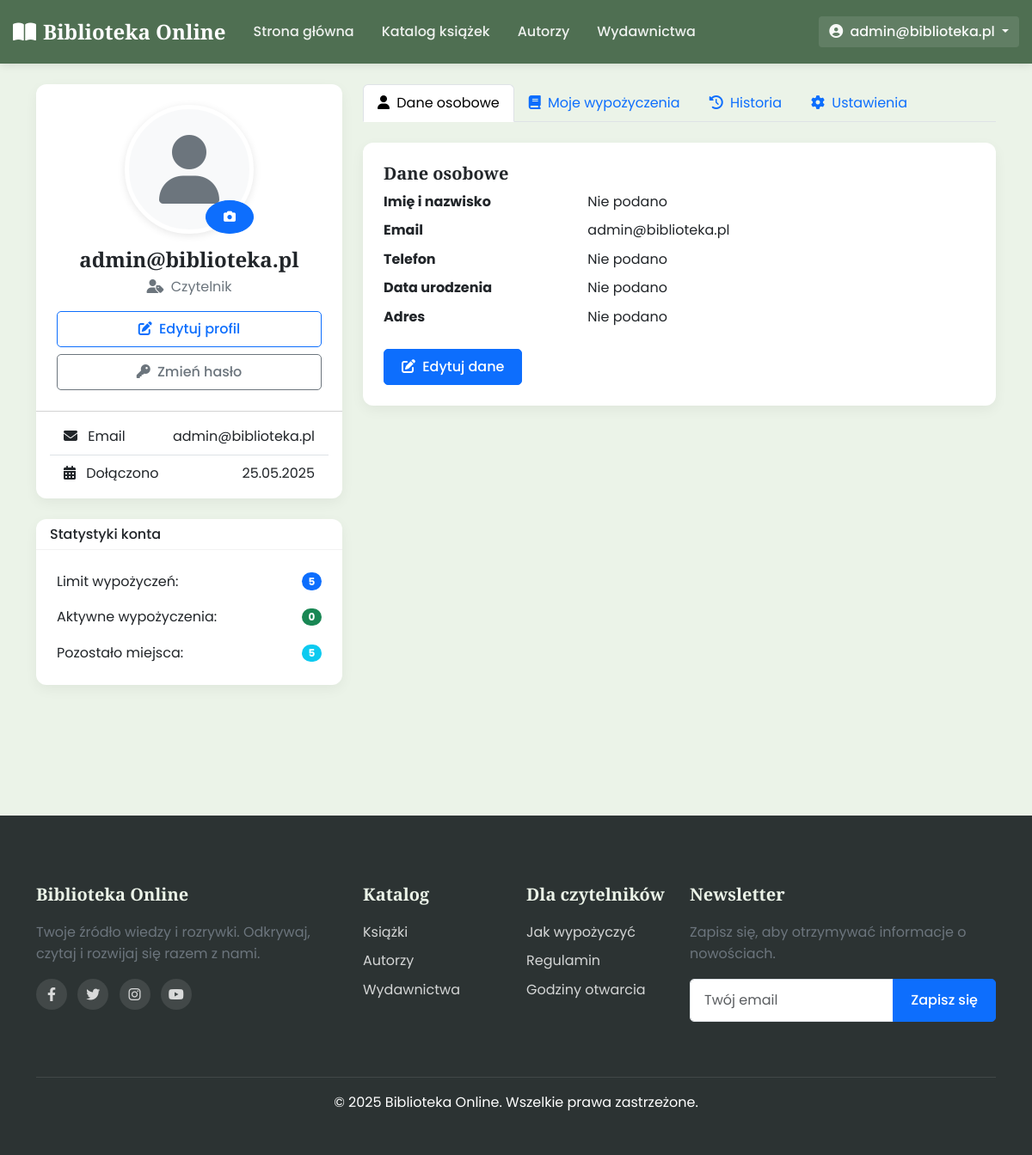
Page /accounts/profile/ (signed in) on the committed database.
### accounts/models.py (models this page shows, shortened)
class CustomUser(AbstractUser):
    username = None
    email = models.EmailField(_('email address'), unique=True)
    USERNAME_FIELD = 'email'
    REQUIRED_FIELDS = []
    objects = CustomUserManager()

class UserProfile(models.Model):
    ADMIN = 'admin'
    LIBRARIAN = 'librarian'
    READER = 'reader'
    ROLE_CHOICES = [
        (ADMIN, 'Administrator'),
        (LIBRARIAN, 'Bibliotekarz'),
        (READER, 'Czytelnik'),
    ]
    user = models.OneToOneField(
        CustomUser,
        on_delete=models.CASCADE,
        related_name='profile'
    )
    role = models.CharField(
        max_length=10,
        choices=ROLE_CHOICES,
        default=READER,
        verbose_name='Rola'
    )
    phone_number = models.CharField(
        max_length=15,
        blank=True,
        null=True,
        verbose_name='Numer telefonu'
    )
    address = models.TextField(
        blank=True,
        null=True,
        verbose_name='Adres'
    )
    profile_picture = models.ImageField(
        upload_to='profile_pics/',
        blank=True,
        null=True,
        verbose_name='Zdjęcie profilowe'
    )
    date_of_birth = models.DateField(
        null=True,
        blank=True,
        verbose_name='Data urodzenia'
    )
    created_at = models.DateTimeField(
        auto_now_add=True,
        verbose_name='Data utworzenia'
    )
    updated_at = models.DateTimeField(
        auto_now=True,
        verbose_name='Data aktualizacji'
    )
    class Meta:
        verbose_name = 'Profil użytkownika'
        verbose_name_plural = 'Profile użytkowników'
    @property
    def book_limit(self):
        if self.role == self.ADMIN:
            return 15
        elif self.role == self.LIBRARIAN:
            return 10
        return 5  # Default for READER
    def active_borrowings_count(self):
        from library.models import BookLoan
        return BookLoan.objects.filter(user=self.user, status='borrowed').count()
    def can_borrow_more_books(self):
        return self.active_borrowings_count() < self.book_limit

### accounts/views.py (the view)
# urls.py: path('profile/', ProfileView.as_view(), name='profile'),
class ProfileView(LoginRequiredMixin, TemplateView):
    template_name = 'accounts/profile.html'
    def get_context_data(self, **kwargs):
        context = super().get_context_data(**kwargs)
        context['user_form'] = CustomUserChangeForm(instance=self.request.user)
        context['profile_form'] = UserProfileForm(instance=self.request.user.profile)
        context['password_form'] = CustomPasswordChangeForm(user=self.request.user)
        return context

### templates/accounts/profile.html (shortened to what this page needs)
{% extends 'base.html' %}
{% load static %}
{% load library_extras %}
{% block content %}
<div class="container">
    <div class="row">
        <div class="col-md-4 mb-4">
            <div class="card">
                <div class="card-body text-center">
                    <div class="position-relative d-inline-block mb-3">
                        {% if user.profile.profile_picture %}
                            <img src="{{ user.profile.profile_picture.url }}" class="profile-img" alt="Zdjęcie profilowe">
                        {% else %}
                            <div class="profile-img bg-light d-flex align-items-center justify-content-center">
                                <i class="fas fa-user fa-5x text-muted"></i>
                            </div>
                        {% endif %}
                        <a href="{% url 'accounts:profile_edit' %}" class="btn btn-primary btn-sm position-absolute bottom-0 end-0 rounded-circle"
                           data-bs-toggle="tooltip" title="Zmień zdjęcie">
                            <i class="fas fa-camera"></i>
                        </a>
                    </div>
                    <h4 class="mb-1">{{ user.get_full_name|default:user.email }}</h4>
                    <p class="text-muted mb-3">
                        <i class="fas fa-user-tag me-1"></i> {{ user.profile.get_role_display }}
                    </p>
                    <div class="d-grid gap-2">
                        <a href="{% url 'accounts:profile_edit' %}" class="btn btn-outline-primary">
                            <i class="fas fa-edit me-1"></i> Edytuj profil
                        </a>
                        <a href="{% url 'accounts:change_password' %}" class="btn btn-outline-secondary">
                            <i class="fas fa-key me-1"></i> Zmień hasło
                        </a>
                    </div>
                </div>
                <div class="card-footer bg-transparent">
                    <ul class="list-group list-group-flush">
                        <li class="list-group-item d-flex justify-content-between align-items-center">
                            <span><i class="fas fa-envelope me-2"></i> Email</span>
                            <span>{{ user.email }}</span>
                        </li>
                        <li class="list-group-item d-flex justify-content-between align-items-center">
                            <span><i class="fas fa-calendar-alt me-2"></i> Dołączono</span>
                            <span>{{ user.date_joined|date:"d.m.Y" }}</span>
                        </li>
                    </ul>
                </div>
            </div>
            <div class="card mt-4">
                <div class="card-header">
                    <h6 class="mb-0">Statystyki konta</h6>
                </div>
                <div class="card-body">
                    <div class="d-flex justify-content-between align-items-center mb-3">
                        <span>Limit wypożyczeń:</span>
                        <span class="badge bg-primary rounded-pill">{{ user.profile.book_limit }}</span>
                    </div>
                    <div class="d-flex justify-content-between align-items-center mb-3">
                        <span>Aktywne wypożyczenia:</span>
                        <span class="badge bg-success rounded-pill">{{ user.profile.active_borrowings_count }}</span>
                    </div>
                    <div class="d-flex justify-content-between align-items-center">
                        <span>Pozostało miejsca:</span>
                        <span class="badge bg-{{ user.profile.can_borrow_more_books|yesno:'info,warning' }} rounded-pill">
                            {{ user.profile.book_limit|subtract:user.profile.active_borrowings_count }}
                        </span>
                    </div>
                </div>
            </div>
        </div>
        <div class="col-md-8">
            <ul class="nav nav-tabs mb-4" id="profileTabs" role="tablist">
                <li class="nav-item" role="presentation">
                    <button class="nav-link active" id="details-tab" data-bs-toggle="tab"
                            data-bs-target="#details" type="button" role="tab" aria-controls="details"
                            aria-selected="true">
                        <i class="fas fa-user me-1"></i> Dane osobowe
                    </button>
                </li>
                <li class="nav-item" role="presentation">
                    <button class="nav-link" id="borrowings-tab" data-bs-toggle="tab"
                            data-bs-target="#borrowings" type="button" role="tab" aria-controls="borrowings"
                            aria-selected="false">
                        <i class="fas fa-book me-1"></i> Moje wypożyczenia
                    </button>
                </li>
                <li class="nav-item" role="presentation">
                    <button class="nav-link" id="history-tab" data-bs-toggle="tab"
                            data-bs-target="#history" type="button" role="tab" aria-controls="history"
                            aria-selected="false">
                        <i class="fas fa-history me-1"></i> Historia
                    </button>
                </li>
                <li class="nav-item" role="presentation">
                    <button class="nav-link" id="settings-tab" data-bs-toggle="tab"
                            data-bs-target="#settings" type="button" role="tab" aria-controls="settings"
                            aria-selected="false">
                        <i class="fas fa-cog me-1"></i> Ustawienia
                    </button>
                </li>
            </ul>
            <div class="tab-content" id="profileTabsContent">
                <div class="tab-pane fade show active" id="details" role="tabpanel" aria-labelledby="details-tab">
                    <div class="card">
                        <div class="card-body">
                            <h5 class="card-title">Dane osobowe</h5>
                            <dl class="row">
                                <dt class="col-sm-4">Imię i nazwisko</dt>
                                <dd class="col-sm-8">{{ user.get_full_name|default:"Nie podano" }}</dd>
                                <dt class="col-sm-4">Email</dt>
                                <dd class="col-sm-8">{{ user.email }}</dd>
                                <dt class="col-sm-4">Telefon</dt>
                                <dd class="col-sm-8">{{ user.profile.phone_number|default:"Nie podano" }}</dd>
                                <dt class="col-sm-4">Data urodzenia</dt>
                                <dd class="col-sm-8">
                                    {% if user.profile.date_of_birth %}
                                        {{ user.profile.date_of_birth|date:"d.m.Y" }}
                                    {% else %}
                                        Nie podano
                                    {% endif %}
                                </dd>
                                <dt class="col-sm-4">Adres</dt>
                                <dd class="col-sm-8">
                                    {% if user.profile.address %}
                                        {{ user.profile.address|linebreaksbr }}
                                    {% else %}
                                        Nie podano
                                    {% endif %}
                                </dd>
                            </dl>
                            <a href="{% url 'accounts:profile_edit' %}" class="btn btn-primary">
                                <i class="fas fa-edit me-1"></i> Edytuj dane
                            </a>
                        </div>
                    </div>
                </div>
            </div>
        </div>
    </div>
</div>
{% endblock %}

### templates/base.html (shortened to what this page needs)
<!DOCTYPE html>
{% load static %}
{% load i18n %}
<html lang="pl">
<head>
    <link href="https://cdn.jsdelivr.net/npm/bootstrap@5.3.0/dist/css/bootstrap.min.css" rel="stylesheet">
    <link rel="stylesheet" href="https://cdnjs.cloudflare.com/ajax/libs/font-awesome/6.4.0/css/all.min.css">
    <link rel="stylesheet" href="{% static 'css/style.css' %}">
</head>
<body>
    <nav class="navbar navbar-expand-lg navbar-dark sticky-top" style="background-color: #4F6F52; box-shadow: 0 2px 10px rgba(0, 0, 0, 0.1); padding: 0.8rem 0;">
        <div class="container-xl">
            <a class="navbar-brand" href="{% url 'home' %}" style="font-weight: 700; font-size: 1.5rem; color: #ffffff !important;">
                <i class="fas fa-book-open me-2"></i>Biblioteka Online
            </a>
            <div class="collapse navbar-collapse" id="navbarNav">
                <ul class="navbar-nav me-auto">
                    <li class="nav-item">
                        <a class="nav-link" href="{% url 'home' %}" style="color: rgba(255, 255, 255, 0.9) !important; font-weight: 500; padding: 0.5rem 1rem;">Strona główna</a>
                    </li>
                    <li class="nav-item">
                        <a class="nav-link" href="{% url 'book_list' %}" style="color: rgba(255, 255, 255, 0.9) !important; font-weight: 500; padding: 0.5rem 1rem;">Katalog książek</a>
                    </li>
                    <li class="nav-item">
                        <a class="nav-link" href="{% url 'author_list' %}" style="color: rgba(255, 255, 255, 0.9) !important; font-weight: 500; padding: 0.5rem 1rem;">Autorzy</a>
                    </li>
                    <li class="nav-item">
                        <a class="nav-link" href="{% url 'publisher_list' %}" style="color: rgba(255, 255, 255, 0.9) !important; font-weight: 500; padding: 0.5rem 1rem;">Wydawnictwa</a>
                    </li>
                </ul>
                <ul class="navbar-nav d-flex align-items-center">
                    {% if user.is_authenticated %}
                    <li class="nav-item dropdown">
                        <a class="nav-link dropdown-toggle btn btn-sm" href="#" id="userDropdown" role="button"
                           data-bs-toggle="dropdown" aria-expanded="false" style="color: rgba(255, 255, 255, 0.95) !important; font-weight: 500; background-color: rgba(255, 255, 255, 0.1); border-radius: 4px; padding: 0.375rem 0.75rem;">
                            <i class="fas fa-user-circle me-1"></i> {{ user.get_full_name|default:user.email }}
                        </a>
                    </li>
                    {% endif %}
                </ul>
            </div>
        </div>
    </nav>
    <main class="container-xl my-4">
        {% block content %}{% endblock %}
    </main>
    <footer class="footer mt-5" style="background-color: #2C3333; color: #ffffff; padding: 2rem 0;">
        <div class="container">
            <div class="row py-5">
                <div class="col-lg-4 mb-4 mb-lg-0">
                    <h5 class="footer-heading">Biblioteka Online</h5>
                    <p class="text-muted">Twoje źródło wiedzy i rozrywki. Odkrywaj, czytaj i rozwijaj się razem z nami.</p>
                    <div class="social-icons mt-3">
                        <a href="{% url 'home' %}" class="me-2"><i class="fab fa-facebook-f"></i></a>
                        <a href="{% url 'home' %}" class="me-2"><i class="fab fa-twitter"></i></a>
                        <a href="{% url 'home' %}" class="me-2"><i class="fab fa-instagram"></i></a>
                        <a href="{% url 'home' %}"><i class="fab fa-youtube"></i></a>
                    </div>
                </div>
                <div class="col-lg-2 col-md-6 mb-4 mb-lg-0">
                    <h5 class="footer-heading">Katalog</h5>
                    <ul class="list-unstyled">
                        <li><a href="{% url 'book_list' %}">Książki</a></li>
                        <li><a href="{% url 'author_list' %}">Autorzy</a></li>
                        <li><a href="{% url 'publisher_list' %}">Wydawnictwa</a></li>
                    </ul>
                </div>
                <div class="col-lg-2 col-md-6 mb-4 mb-lg-0">
                    <h5 class="footer-heading">Dla czytelników</h5>
                    <ul class="list-unstyled">
                        <li><a href="{% url 'how_to_borrow' %}">Jak wypożyczyć</a></li>
                        <li><a href="{% url 'rules' %}">Regulamin</a></li>
                        <li><a href="{% url 'opening_hours' %}">Godziny otwarcia</a></li>
                    </ul>
                </div>
                <div class="col-lg-4">
                    <h5 class="footer-heading">Newsletter</h5>
                    <p class="text-muted">Zapisz się, aby otrzymywać informacje o nowościach.</p>
                    <form method="get" action="{% url 'home' %}">
                        <div class="input-group mb-3">
                            <input type="email" class="form-control" placeholder="Twój email" aria-label="Email address">
                            <button class="btn btn-primary" type="submit">Zapisz się</button>
                        </div>
                    </form>
                </div>
            </div>
            <div class="footer-bottom py-3 text-center border-top">
                <p class="mb-0">&copy; {% now "Y" %} Biblioteka Online. Wszelkie prawa zastrzeżone.</p>
            </div>
        </div>
    </footer>
</body>
</html>

### rows in the picture
CustomUser: get_full_name "admin@biblioteka.pl", profile.role "Czytelnik", email "admin@biblioteka.pl", date_joined "25.05.2025", profile.book_limit "5", profile.active_borrowings_count "0", profile.book_limit|subtract "5", get_full_name "Nie podano", profile.phone_number "Nie podano"
